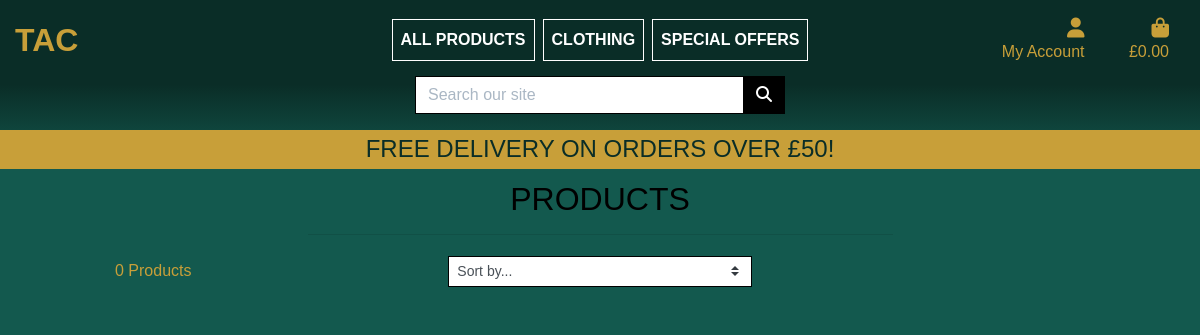
Page /products/?category=clothing on the earlier database version.
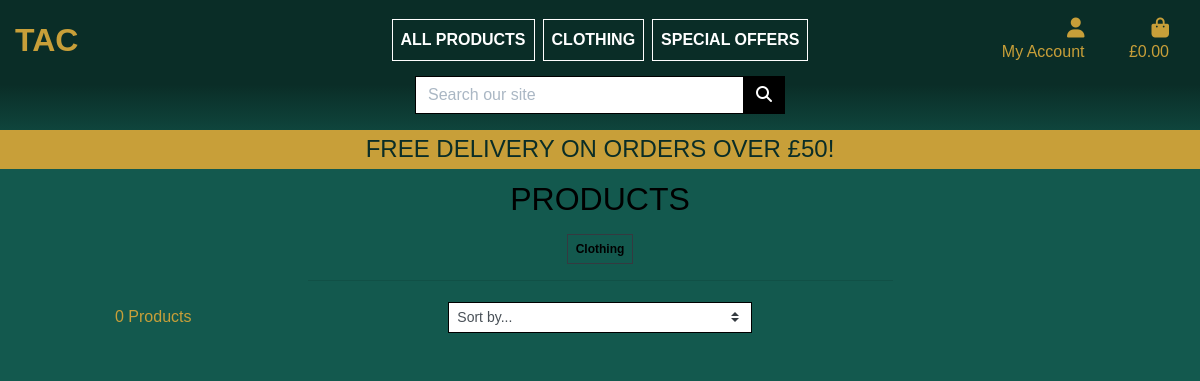
Same page on the later database version.
### products/models.py (models this page shows, shortened)
class Category(models.Model):
    class Meta:
        verbose_name_plural = 'Categories'
    name = models.CharField(max_length=254)
    friendly_name = models.CharField(max_length=254, null=True, blank=True)

### products/views.py (the view, shortened to what this page needs)
# urls.py: path('', views.all_products, name='products'),
def all_products(request):
    products = Product.objects.all()
    query = None
    categories = None
    sort = None
    direction = None
    view_type = request.GET.get('view', 'grid')
    if request.GET:
        if 'category' in request.GET:
            categories = request.GET['category'].split(',')
            products = products.filter(category__name__in=categories)
            categories = Category.objects.filter(name__in=categories)
    current_sorting = f'{sort}_{direction}'
    context = {
        'products': products,
        'search_term': query,
        'current_categories': categories,
        'current_sorting': current_sorting,
        'view_type': view_type,
    }
    return render(request, 'products/products.html', context)

### shopbag/contexts.py (called while the page is built, shortened)
def bag_contents(request):
    bag_items = []
    total = 0
    product_count = 0
    bag = request.session.get('bag', {})
    if total < settings.FREE_DELIVERY_THRESHOLD:
        delivery = total * Decimal(settings.STANDARD_DELIVERY_PERCENTAGE / 100)
        free_delivery_delta = settings.FREE_DELIVERY_THRESHOLD - total
    else:
        delivery = 0
        free_delivery_delta = 0
    grand_total = delivery + total
    context = {
        'bag_items': bag_items,
        'total': total,
        'product_count': product_count,
        'delivery': delivery,
        'free_delivery_delta': free_delivery_delta,
        'free_delivery_threshold': settings.FREE_DELIVERY_THRESHOLD,
        'grand_total': grand_total,
    }
    return context

### products/templates/products/products.html (shortened to what this page needs)
{% extends "base.html" %}
{% load static %}
{% block content %}
<div class="bg-green margin-response">
    <div class="container-fluid">
        <div class="row">
            <div class="col text-center mt-3">
                <h2 class="logo-font text-black">Products</h2>
                {% for c in current_categories %}
                    <a class="category-badge text-decoration-none"
                       href="{% url 'products' %}?category={{ c.name }}">
                        <span class="p-2 mt-2 badge badge-white text-black rounded-0 border border-dark">
                            {{ c.friendly_name }}
                        </span>
                    </a>
                {% endfor %}
                <hr class="w-50 mb-1">
            </div>
        </div>
        <div class="row">
            <div class="col-10 offset-1">
                <div class="row mt-1 mb-2">
                    <div class="col-12 col-md-4 my-auto order-md-last d-flex justify-content-center justify-content-md-end">
                        <div class="sort-select-wrapper w-100 d-flex justify-content-md-end">
                            <select id="sort-selector"
                                    class="custom-select custom-select-sm rounded-0 border border-black">
                                <option value="reset">Sort by...</option>
                            </select>
                        </div>
                    </div>
                    <div class="col-12 col-md-4 order-md-first">
                        <p class="mt-3 text-center text-md-left text-gld">
                            {{ products|length }} Products
                        </p>
                    </div>
                </div>
            </div>
        </div>
    </div>
</div>
{% endblock %}

Differences in the rows shown:
added Category: friendly_name "Clothing"
